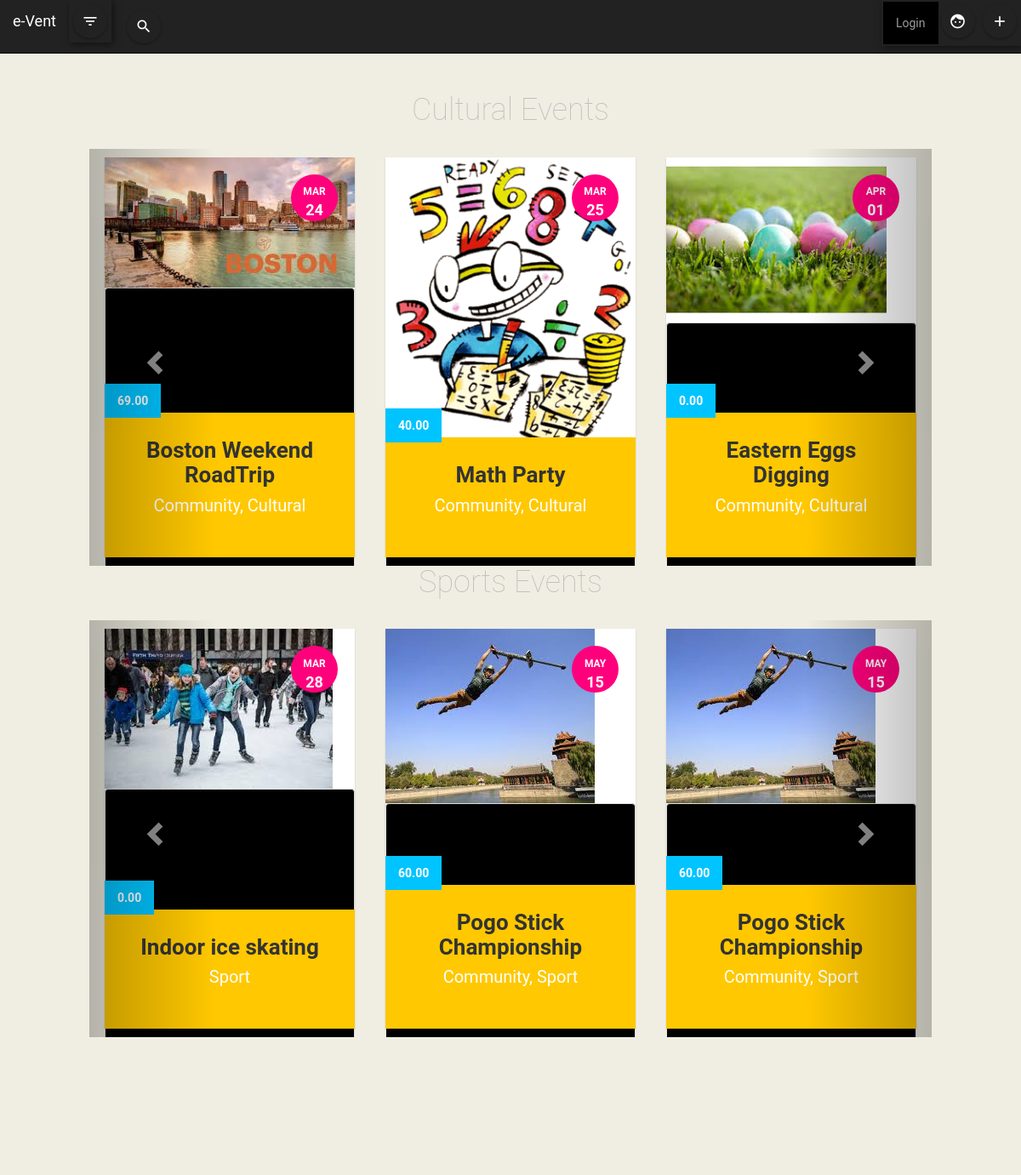
Screenshot of /e_Vent/filterEventByCategory/ with the database file from the repository.
### e_Vent/models.py (models this page shows, shortened)
class Event(models.Model):
    title = models.CharField(verbose_name='Name of Event', max_length=100, help_text="The name for the event is...")
    profile = models.ForeignKey(User,verbose_name='Organizer', on_delete=models.CASCADE, related_name='+', null=False)
    tag = models.ManyToManyField(Tag, verbose_name='Category', help_text="Please specify the category")
    href = models.URLField(verbose_name='Link to the Event',max_length=200, help_text="Link to my event is...")
    location = models.ForeignKey(Location, on_delete=models.CASCADE, null=True, help_text="This event is going to be at...")
    description = models.TextField(max_length=1000, help_text="Write something about my event...")
    start_time = models.DateTimeField(verbose_name='Start Time', auto_now=False, auto_now_add=False, help_text="Example: 2017-03-07 06:00:00");
    end_time = models.DateTimeField(verbose_name='End Time', auto_now=False, auto_now_add=False, help_text="Example: 2017-03-07 06:00:00");
    price = models.ForeignKey(Price, verbose_name='Entry Fee', on_delete=models.CASCADE, parent_link=False)
    picture = models.ImageField(verbose_name='Upload Image', upload_to='imgs/', default='imgs/None/no-img.jpg')
    saves = models.ManyToManyField(settings.AUTH_USER_MODEL, blank=True, related_name='saves')
    def get_popu(self):
        """
        Count popularity
        """
        return self.saves.count()
    def get_absolute_url(self):
        return reverse('event-details', args=[str(self.id)])
    def display_tag(self):
        return ', '.join([ tag.name for tag in self.tag.all()[:3] ])
    def display_month(self):
        return self.start_time.strftime('%b')
    def display_day(self):
        return self.start_time.strftime('%d')
    class Meta:
        ordering = ["start_time"]
    display_tag.short_description = 'Tag'
    popularity = get_popu

class Price(models.Model):
    name = MoneyField(decimal_places=2, default=0, default_currency='USD', max_digits=11,)
    def __str__(self):
        return str(self.name)

class Tag(models.Model):
    name = models.CharField(max_length=30, blank=False, help_text="Enter your event tag (e.g. cultural, sport).")

### e_Vent/views.py (the view)
# urls.py: path('filterEventByCategory/',views.filterEventByCategoryView, name='filter-event-by-category'),
def filterEventByCategoryView(request):
	tagCultural = Event.objects.filter(tag__name__icontains = "cultural")
	tagSport = Event.objects.filter(tag__name__icontains = "sport")
	return render(
		request,
		'e_Vent/filterEventByCategory.html',
		context={'tagCultural':tagCultural, 'tagSport': tagSport},
		)

### e_Vent/templates/e_Vent/filterEventByCategory.html (shortened to what this page needs)
{% extends "base_generic.html" %}
{% block content %}
  <h1 class="headline" id="latest">Cultural Events</h1>
  {% if tagCultural %}
  <div class="col-md-12">
    <div class="carousel slide multi-item-carousel" id="theCarousel">
      <div class="carousel-inner">
        {% for event in tagCultural %}
          <div class="item{% if forloop.first %} active{% endif %}">
            <a href="{{event.get_absolute_url}}">
              <div class="col-lg-4 col-sm-6">
                <div class="post-module">
                  <img src="{{ event.picture.url }}" class="img-responsive">
                  <div class="thumbnail">
                    <div class="date">
                      <div class="month">{{ event.display_month }}</div>
                      <div class="day">{{ event.display_day }}</div>
                    </div>
                  </div>
                  <div class="post-content">
                    <div class="category">{{ event.price }}</div>
                    <h1 class="title">{{ event.title }}</h1>
                    <h2 class="sub_title">{{ event.display_tag }}</h2>
                  </div>
                </div>
              </div>
            </a>
          </div>
        {%endfor%}
        </div>
        <a class="left carousel-control" href="#theCarousel" data-slide="prev"><i class="glyphicon glyphicon-chevron-left"></i></a>
        <a class="right carousel-control" href="#theCarousel" data-slide="next"><i class="glyphicon glyphicon-chevron-right"></i></a>
      </div>
    </div>
    {% else %}
      <p>There are no events.</p>
    {% endif %}
    <h1 class="headline" id="popular">Sports Events</h1>
    {% if tagSport %}
    <div class="col-md-12">
      <div class="carousel slide multi-item-carousel" id="theCarousel2">
        <div class="carousel-inner">
          {% for event in tagSport %}
            <div class="item{% if forloop.first %} active{% endif %}">
              <a href="{{event.get_absolute_url}}">
                <div class="col-lg-4 col-sm-6">
                  <div class="post-module">
                    <img src="{{ event.picture.url }}" class="img-responsive">
                    <div class="thumbnail">
                      <div class="date">
                        <div class="month">{{ event.display_month }}</div>
                        <div class="day">{{ event.display_day }}</div>
                      </div>
                    </div>
                    <div class="post-content">
                      <div class="category">{{ event.price }}</div>
                      <h1 class="title">{{ event.title }}</h1>
                      <h2 class="sub_title">{{ event.display_tag }}</h2>
                    </div>
                  </div>
                </div>
              </a>
            </div>
          {%endfor%}
          </div>
          <a class="left carousel-control" href="#theCarousel2" data-slide="prev"><i class="glyphicon glyphicon-chevron-left"></i></a>
          <a class="right carousel-control" href="#theCarousel2" data-slide="next"><i class="glyphicon glyphicon-chevron-right"></i></a>
        </div>
      </div>
      {% else %}
      <p>There are no events.</p>
    {% endif %}
{% endblock %}

### e_Vent/static/css/index.css (style rules this page uses)
html, body { width: 100%; height: 100%; margin: 0px; }
body { background: #f0eee2; font-family: 'StandardCT-ExtraBold', Helvetica, Arial, sans-serif; font-family: 'proxima-nova-soft', sans-serif; font-size: 14px; -webkit-font-smoothing: antialiased; -moz-osx-font-smoothing: grayscale; padding: 5% 10%; text-align:center; }
h1 { color: black; margin-bottom: 25px; margin-top: 50px; }
.col-lg-4 { border-style: none; }
.post-module { position: relative; margin: 10px 1%; z-index: 1; display: block; background: #FFFFFF; min-width: 270px; height: 470px; -webkit-box-shadow: 0px 1px 2px 0px rgba(0, 0, 0, 0.15); -moz-box-shadow: 0px 1px 2px 0px rgba(0, 0, 0, 0.15); box-shadow: 0px 1px 2px 0px rgba(0, 0, 0, 0.15); -webkit-transition: all 0.3s linear 0s; -moz-transition: all 0.3s linear 0s; -ms-transition: all 0.3s linear 0s; -o-transition: all 0.3s linear 0s; transition: all 0.3s linear 0s; }
.post-module .thumbnail { background: #000000; height: 400px; overflow: hidden; }
.post-module .thumbnail .date { position: absolute; top: 20px; right: 20px; z-index: 1; width: 55px; height: 55px; padding: 12.5px 0; -webkit-border-radius: 100%; -moz-border-radius: 100%; border-radius: 100%; color: #FFFFFF; font-weight: 700; text-align: center; -webkti-box-sizing: border-box; -moz-box-sizing: border-box; box-sizing: border-box; }
.post-module .thumbnail .date .day { font-size: 18px; }
.post-module .thumbnail .date .month { font-size: 12px; text-transform: uppercase; }
.post-module .post-content { position: absolute; bottom: 0; background: #ffc800; width: 100%; padding: 30px; -webkti-box-sizing: border-box; -moz-box-sizing: border-box; box-sizing: border-box; -webkit-transition: all 0.3s cubic-bezier(0.37, 0.75, 0.61, 1.05) 0s; -moz-transition: all 0.3s cubic-bezier(0.37, 0.75, 0.61, 1.05) 0s; -ms-transition: all 0.3s cubic-bezier(0.37, 0.75, 0.61, 1.05) 0s; -o-transition: all 0.3s cubic-bezier(0.37, 0.75, 0.61, 1.05) 0s; transition: all 0.3s cubic-bezier(0.37, 0.75, 0.61, 1.05) 0s; }
.post-module .post-content .category { position: absolute; top: -34px; left: 0; background: #00c4ff; padding: 10px 15px; color: #FFFFFF; font-size: 14px; font-weight: 600; text-transform: uppercase; }
.post-module .post-content .title { margin: 0; padding: 0 0 10px; color: #333333; font-size: 26px; font-weight: 700; }
.post-module .post-content .sub_title { margin: 0; padding: 0 0 20px; color: white; font-size: 20px; font-weight: 400; }
* { -webkit-transition-property: all; -webkit-transition-duration: .2s; -moz-transition-timing-function: cubic-bezier(100,50,21,6); -moz-transition-property: all; -moz-transition-timing-function: cubic-bezier(100,50,21,6); }
h1 { color:#c0c0c0; font-weight:100; }
.date { background-color: #ff007d !important; text-align: left; }
* { font-family: "Roboto", Arial, sans-serif; }

### rows the page displays
Event: picture (picture), display_month "MAR", display_day "24", price "69.00", title "Boston Weekend RoadTrip", display_tag "Community, Cultural"
Event: picture (picture), display_month "MAR", display_day "25", price "40.00", title "Math Party", display_tag "Community, Cultural"
Event: picture (picture), display_month "APR", display_day "01", price "0.00", title "Eastern Eggs Digging", display_tag "Community, Cultural"
Event: picture (picture), display_month "MAR", display_day "28", price "0.00", title "Indoor ice skating", display_tag "Sport"
Event: picture (picture), display_month "MAY", display_day "15", price "60.00", title "Pogo Stick Championship", display_tag "Community, Sport"
